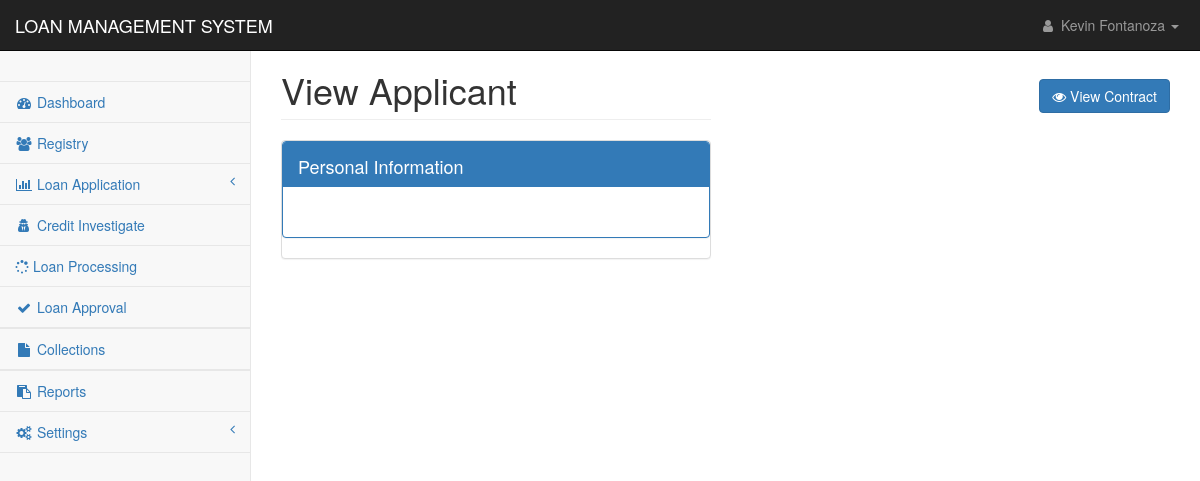
Before: /pages/registry_applicant_view.php?id=AMG0010000001 (signed in) with the older database file.
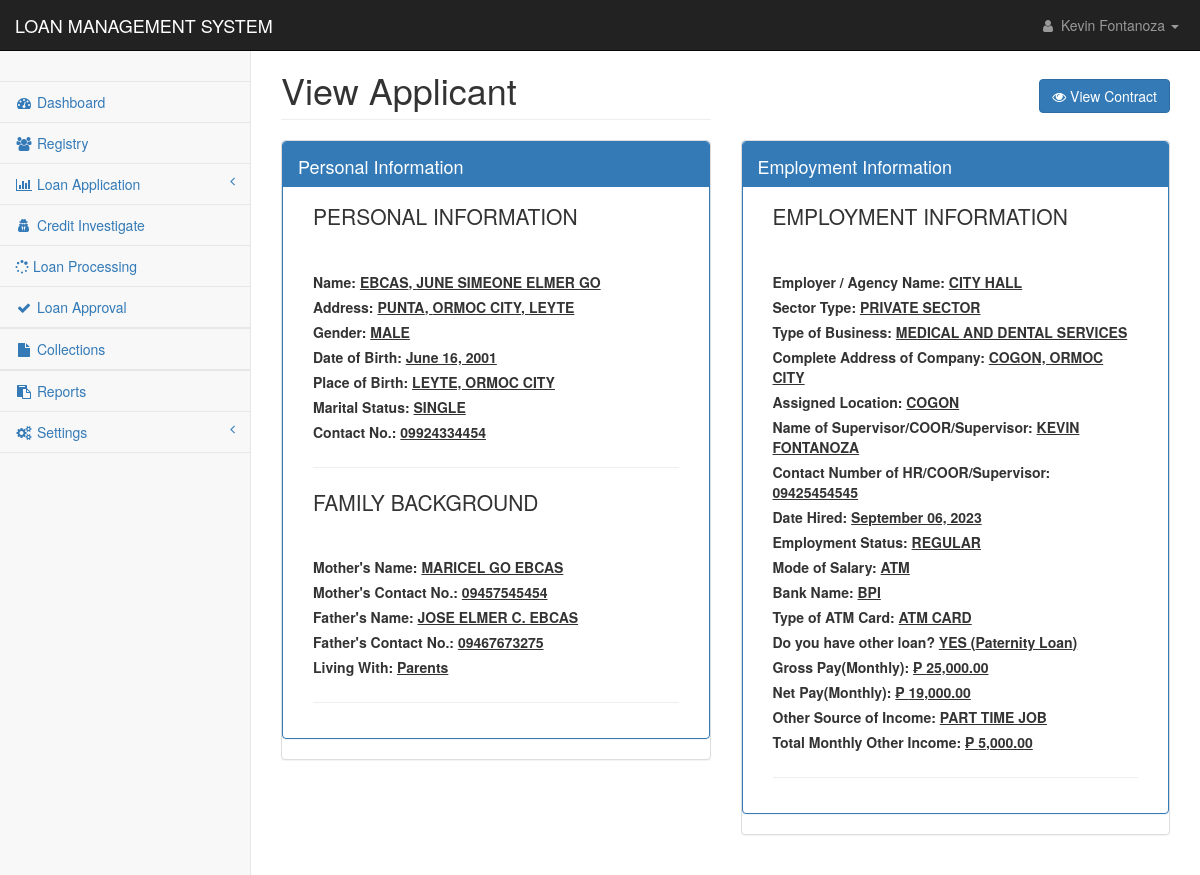
After: the same page with the newer database file.
### tables this page shows
CREATE TABLE `applicants_personal` (
  `applicant_id` int(11) NOT NULL,
  `applicant_code` text NOT NULL,
  `firstname` text NOT NULL,
  `middlename` text NOT NULL,
  `lastname` text NOT NULL,
  `suffix` text NOT NULL,
  `nickname` text NOT NULL,
  `age` text NOT NULL,
  `gender` text NOT NULL,
  `contact1` text NOT NULL,
  `mstatus` text NOT NULL,
  `dob1` date NOT NULL,
  `pob1` text NOT NULL,
  `block1` text NOT NULL,
  `street1` text NOT NULL,
  `phase1` text NOT NULL,
  `brgy1` text NOT NULL,
  `city1` text NOT NULL,
  `province1` text NOT NULL,
  `map_url` text NOT NULL,
  `residence1` text NOT NULL,
  `lwith1` text NOT NULL,
  `block2` text NOT NULL,
  `street2` text NOT NULL,
  `phase2` text NOT NULL,
  `brgy2` text NOT NULL,
  `city2` text NOT NULL,
  `province2` text NOT NULL,
  `residence2` text NOT NULL,
  `lwith2` text NOT NULL,
  `mothername` text NOT NULL,
  `mothercon` text NOT NULL,
  `fathername` text NOT NULL,
  `fathercon` text NOT NULL,
  `file` text NOT NULL,
  `date_encoded` date NOT NULL
);

CREATE TABLE `applicants_work` (
  `work_id` int(11) NOT NULL,
  `applicant_code` text NOT NULL,
  `employer` text NOT NULL,
  `sector_type` text NOT NULL,
  `tob` text NOT NULL,
  `com_address` text NOT NULL,
  `a_location` text NOT NULL,
  `sup_name` text NOT NULL,
  `hr_number` text NOT NULL,
  `date_hired` date NOT NULL,
  `e_status` text NOT NULL,
  `m_salary` text NOT NULL,
  `bank_name` text NOT NULL,
  `atm_card` text NOT NULL,
  `loan` text NOT NULL,
  `monthly_salary` text NOT NULL,
  `monthly_gross` text NOT NULL,
  `other_source` text NOT NULL,
  `specify` text NOT NULL,
  `max_loanable_amt` float NOT NULL,
  `date_encoded` date NOT NULL
);

### config/conn.php (called while the page is built, shortened)
<?php
class DatabaseConnection
{
    public function connect()
    {
        $conn = new mysqli(DB_HOST,DB_USER,DB_PASSWORD,DB_DATABASE);
        return $this->conn = $conn;
    }
}
?>

### controller/reg_app.php (called while the page is built, shortened)
<?php
require_once('../config/conn.php');
class Registry extends DatabaseConnection {
        function checkId($id, $table){
            return 0;
        }
        function displayData($id){
            $spouse = $this->checkId($id, 'applicants_spouse');
            if($spouse == 1){
                $sql ="SELECT * FROM applicants_personal
                INNER JOIN applicants_work ON applicants_personal.applicant_code = applicants_work.applicant_code
                INNER JOIN applicants_spouse ON applicants_personal.applicant_code = applicants_spouse.applicant_code
                WHERE applicants_personal.applicant_code = '$id'";
                return mysqli_query($this->connect(), $sql);
            }else{
                $sql ="SELECT * FROM applicants_personal
                INNER JOIN applicants_work ON applicants_personal.applicant_code = applicants_work.applicant_code
                WHERE applicants_personal.applicant_code = '$id'";
                return mysqli_query($this->connect(), $sql);
            }
        }
    }
?>

### pages/registry_applicant_view.php (the view, shortened to what the rows shown need)
<?php
include('../config/conn.php');
require "../controller/reg_app.php";
if(isset($_GET['id'])){
    $id = $_GET['id'];
}else{
    header('location:reg_applicantion.php');
}
if($_SESSION['user_id']){
?>
<!DOCTYPE html>
<html lang="en">
<head>
    <link href="../css/bootstrap.min.css" rel="stylesheet">
    <link href="../css/metisMenu.min.css" rel="stylesheet">
    <link href="../css/startmin.css" rel="stylesheet">
    <link href="../css/font-awesome.min.css" rel="stylesheet" type="text/css">
</head>
<body>
    <div id="wrapper">
        <div id="page-wrapper">
            <div class="container-fluid">
                <div class="row">
                    <div class="col-lg-6">
                        <h1 class="page-header">View Applicant</h1>
                    </div>
                    <div class="col-lg-6 text-right">
                        <br>
                        <h1> <a href="contract_signing.php?id=<?= $id ?>&cn=<?= $cn ?>" class="btn btn-primary"><i
                                    class="fa fa-eye"></i> View Contract</a></h1>
                    </div>
                </div>
                <div class="row">
                    <div class="col-lg-6">
                        <div class="panel tabbed-panel panel-default">
                            <div class="panel panel-primary">
                                <div id="collapseOne" class="panel-collapse collapse in">
                                    <div class="panel-body">
                                        <?php
                                           $view = new Registry();
                                           $result = $view->displayData($id);
                                            foreach($result as $key => $row){
                                        ?>
                                        <div class="col-lg-12">
                                            <p class="lead">PERSONAL INFORMATION</p><br>
                                        </div>
                                        <div class="col-lg-12"><label>Name:
                                                <u><?php echo $row['lastname'].", ".$row['firstname']." ".$row['middlename']." ".$row['suffix'];?>
                                                    </h4></label></div>
                                        <div class="col-lg-12"><label>Address:
                                                <u><?php echo $row['brgy1'].", ".$row['city1'].", ".$row['province1'];?></label>
                                        </div>
                                        <div class="col-lg-12"><label>Gender:
                                                <u><?php echo strtoupper($row['gender'])?></label>
                                        </div>
                                        <div class="col-lg-12"><label>Date of Birth:
                                                <u><?php echo date('F d, Y',strtotime($row['dob1'])) ?></label></div>
                                        <div class="col-lg-12"><label>Place of Birth:
                                                <u><?php echo $row['pob1']?></label></div>
                                        <div class="col-lg-12"><label>Marital Status:
                                                <u><?php echo strtoupper($row['mstatus'])?></label></div>
                                        <div class="col-lg-12"><label>Contact No.:
                                                <u><?php echo $row['contact1']?></label></div>
                                        <div class="col-lg-12">
                                            <hr>
                                        </div>
                                        <div class="col-lg-12">
                                            <p class="lead">FAMILY BACKGROUND</p><br>
                                        </div>
                                        <div class="col-lg-12"><label>Mother's Name:
                                                <u><?php echo $row['mothername']?></label></div>
                                        <div class="col-lg-12"><label>Mother's Contact No.:
                                                <u><?php echo $row['mothercon']?></label></div>
                                        <div class="col-lg-12"><label>Father's Name:
                                                <u><?php echo $row['fathername']?></label></div>
                                        <div class="col-lg-12"><label>Father's Contact No.:
                                                <u><?php echo $row['fathercon']?></label></div>
                                        <div class="col-lg-12"><label>Living With:
                                                <u><?php echo $row['lwith1']?></label></div>
                                        <div class="col-lg-12">
                                            <hr>
                                        </div>
                                    </div>
                                </div>
                            </div>
                        </div>
                    </div>
                    <?php if($row['employer'] != ""){?>
                    <div class="col-lg-6">
                        <div class="panel tabbed-panel panel-default">
                            <div class="panel panel-primary">
                                <div class="panel-heading">
                                    <h4>
                                        Employment Information
                                    </h4>
                                </div>
                                <div id="collapseOne" class="panel-collapse collapse in">
                                    <div class="panel-body">
                                        <div class="col-lg-12">
                                            <p class="lead">EMPLOYMENT INFORMATION</p><br>
                                        </div>
                                        <div class="col-lg-12"><label>Employer / Agency Name:
                                                <u><?php echo $row['employer']?></label></div>
                                        <div class="col-lg-12"><label>Sector Type:
                                                <u><?php echo strtoupper($row['sector_type'])?></label></div>
                                        <div class="col-lg-12"><label>Type of Business:
                                                <u><?php echo strtoupper($row['tob'])?></label></div>
                                        <div class="col-lg-12"><label>Complete Address of Company:
                                                <u><?php echo $row['com_address']?></label></div>
                                        <div class="col-lg-12"><label>Assigned Location:
                                                <u><?php echo $row['a_location']?></label></div>
                                        <div class="col-lg-12"><label>Name of Supervisor/COOR/Supervisor:
                                                <u><?php echo $row['sup_name']?></label></div>
                                        <div class="col-lg-12"><label>Contact Number of HR/COOR/Supervisor:
                                                <u><?php echo $row['hr_number']?></label></div>
                                        <div class="col-lg-12"><label>Date Hired:
                                                <u><?php echo ($row['date_hired'] == "0000-00-00") ? $row['date_hired'] : date('F d, Y',strtotime($row['date_hired']));  ?>
                                        </div>
                                        <div class="col-lg-12"><label>Employment Status:
                                                <u><?php echo $row['e_status'];?></label></div>
                                        <div class="col-lg-12"><label>Mode of Salary:
                                                <u><?php echo $row['m_salary'];?></label></div>
                                        <div class="col-lg-12"><label>Bank Name:
                                                <u><?php echo $row['bank_name'];?></label></div>
                                        <div class="col-lg-12"><label>Type of ATM Card:
                                                <u><?php echo $row['atm_card'];?></label></div>
                                        <div class="col-lg-12"><label>Do you have other loan?
                                                <u><?php
                                                $exploan =  explode("-", $row['loan']);
                                                if(count($exploan) > 1){
                                                    echo strtoupper($exploan[0]).' ('.$exploan[1].')';
                                                }else{
                                                    echo strtoupper($exploan[0]);
                                                }
                                                ?></label></div>
                                        <div class="col-lg-12"><label>Gross Pay(Monthly):
                                                <u><?php  echo  "₱ ".number_format(floatval($row['monthly_gross']),2);?></label>
                                        </div>
                                        <div class="col-lg-12"><label>Net Pay(Monthly):
                                                <u><?php  echo  "₱ ".number_format(floatval($row['monthly_salary']),2);?></label>
                                        </div>
                                        <div class="col-lg-12"><label>Other Source of Income:
                                                <u><?php echo strtoupper($row['specify']);?></label></div>
                                        <div class="col-lg-12"><label>Total Monthly Other Income:
                                                <u><?php echo  "₱ ".number_format(floatval($row['other_source']),2);?></label>
                                        </div>
                                        <div class="col-lg-12">
                                            <hr>
                                        </div>
                                    </div>
                                </div>
                            </div>
                        </div>
                    </div>
                    <?php
                            }
                        }
                    ?>
                </div>
                <br>
            </div>
        </div>
    </div>
</body>
</html>
<?php
}else{
    header('location: index.php');
}
?>

Changed rows visible on the page:
added applicants_personal: lastname "EBCAS", firstname "JUNE SIMEONE ELMER", middlename "GO", brgy1 "PUNTA", city1 "ORMOC CITY", province1 "LEYTE", gender "MALE", dob1 "June 16, 2001", pob1 "LEYTE, ORMOC CITY", mstatus "SINGLE", contact1 "09924334454", mothername "MARICEL GO EBCAS", mothercon "09457545454", fathername "JOSE ELMER C. EBCAS", fathercon "09467673275", lwith1 "Parents", applicants_work.employer "CITY HALL", applicants_work.sector_type "PRIVATE SECTOR", applicants_work.tob "MEDICAL AND DENTAL SERVICES", applicants_work.com_address "COGON, ORMOC CITY", applicants_work.a_location "COGON", applicants_work.sup_name "KEVIN FONTANOZA", applicants_work.hr_number "09425454545", applicants_work.date_hired "September 06, 2023", applicants_work.e_status "REGULAR", applicants_work.m_salary "ATM", applicants_work.bank_name "BPI", applicants_work.atm_card "ATM CARD", applicants_work.loan "YES", applicants_work.loan "Paternity Loan", applicants_work.monthly_gross "25,000.00", applicants_work.monthly_salary "19,000.00", applicants_work.specify "PART TIME JOB", applicants_work.other_source "5,000.00"
